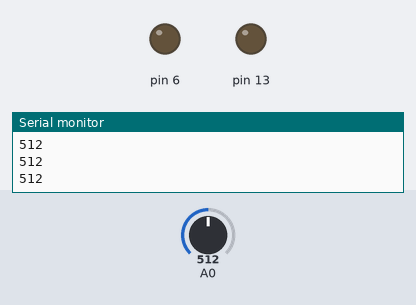
Bench run of a sketch on a simulated Arduino Uno, built with avr-gcc and run on an emulated ATmega328P. Parts: output pins drawn as LEDs (lit = HIGH), the last lines printed to the serial monitor. The inputs (shaded band) are chosen by the test bench; at power-on: A0 = 512.

Above: at 1.2 s.
1.3 s: A0 set to 166
2.8 s: A0 set to 138
At 3.8 s:
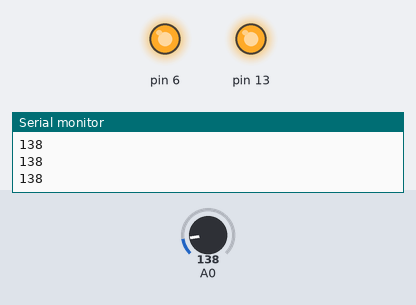
4.3 s: A0 set to 164
At 4.8 s:
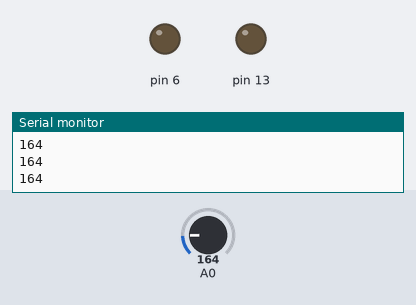
5.8 s: A0 set to 144
At 7.2 s:
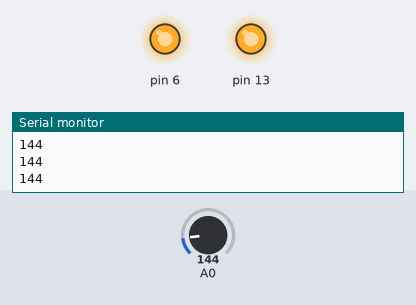
Timing chart, 0 to 8.3 s (numbered marks = the images above; inputs shaded):
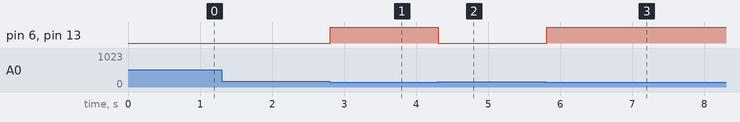

The sketch:

Assignment-1.ino
```cpp
int temp_data=0;
void setup()
{
  pinMode(A0,INPUT);
  Serial.begin(9600);
  pinMode(13,OUTPUT);
  pinMode(6,OUTPUT);
}

void loop()
{
  temp_data=analogRead(A0);
  Serial.println(temp_data);

  if(temp_data<154){
    digitalWrite(13,HIGH);
    digitalWrite(6,HIGH);
   }
  else{
    digitalWrite(13,LOW);
    digitalWrite(6,LOW);
  }
}
```

Measured:
- the behaviour switches between 154 and 153 on A0 (found by bisection; images 0 and 1)
- after the input at 2.8 s, pin 6, pin 13: LOW → HIGH at once
- after the input at 4.3 s, pin 6, pin 13: HIGH → LOW at once
- after the input at 5.8 s, pin 6, pin 13: LOW → HIGH at once
